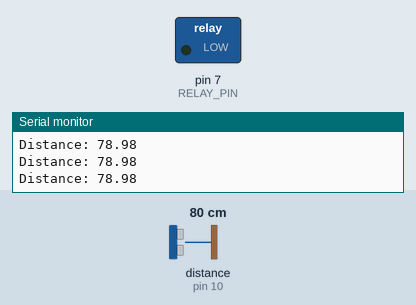
Recording of a sketch running on a simulated Arduino Uno, built with avr-gcc and run on an emulated ATmega328P. On the bench: switched loads named in the sketch (green lamp = pin HIGH), the last lines printed to the serial monitor. Wiring (inferred from the names in the program): ultrasonic range finder: trigger pin 9; echo pin 10. The test bench sets the inputs (shaded band); at power-on: distance to the obstacle (sensor on pin 10) 80 cm. The echo pulse lasts 58.3 µs per cm; pins used as bus, display or sensor lines are not drawn.

Above: at 4.2 s.
4.3 s: distance to the obstacle (sensor on pin 10) set to 15 cm
5.8 s: distance to the obstacle (sensor on pin 10) set to 11 cm
At 7.0 s:
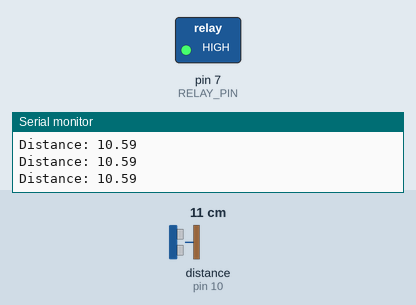
Timing chart, 0 to 8.8 s (numbered marks = the images above; inputs shaded):
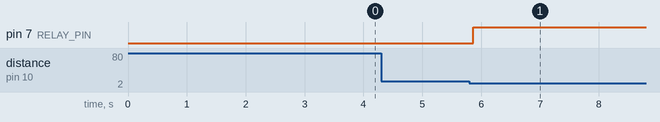

Measured:
- the behaviour switches between 13 and 12 cm on distance to the obstacle (sensor on pin 10) (found by bisection; images 0 and 1)
- after the input at 5.8 s, pin 7 (RELAY_PIN): LOW → HIGH after 0.06 s

The sketch:

kitchen-exhaust-fan-with-gesture-control.ino
```cpp
#define TRIG_PIN 9
#define ECHO_PIN 10
#define RELAY_PIN 7

long duration;
float distance;
bool fanState = false;
bool handPreviouslyDetected = false;
unsigned long lastToggleTime = 0;
const unsigned long debounceDelay = 1500; // 1.5 seconds between toggles

void setup() {
  pinMode(TRIG_PIN, OUTPUT);
  pinMode(ECHO_PIN, INPUT);
  pinMode(RELAY_PIN, OUTPUT);
  digitalWrite(RELAY_PIN, LOW); // Fan OFF initially
  Serial.begin(9600);
}

void loop() {
  // Trigger ultrasonic pulse
  digitalWrite(TRIG_PIN, LOW);
  delayMicroseconds(2);
  digitalWrite(TRIG_PIN, HIGH);
  delayMicroseconds(10);
  digitalWrite(TRIG_PIN, LOW);

  duration = pulseIn(ECHO_PIN, HIGH);
  distance = duration * 0.034 / 2; // Convert to cm

  Serial.print("Distance: ");
  Serial.println(distance);

  // Hand detection range between ~5 cm and ~12 cm
  bool handDetected = (distance >= 5 && distance <= 12);

  // Only toggle when hand enters the zone and wasn't previously there
  if (handDetected && !handPreviouslyDetected) {
    unsigned long currentMillis = millis();
    if (currentMillis - lastToggleTime >= debounceDelay) {
      fanState = !fanState;
      digitalWrite(RELAY_PIN, fanState ? HIGH : LOW);
      Serial.println(fanState ? "Fan ON" : "Fan OFF");
      lastToggleTime = currentMillis;
    }
  }

  // Update hand presence state
  handPreviouslyDetected = handDetected;

  delay(100); // Lower delay = more responsive
}
```
